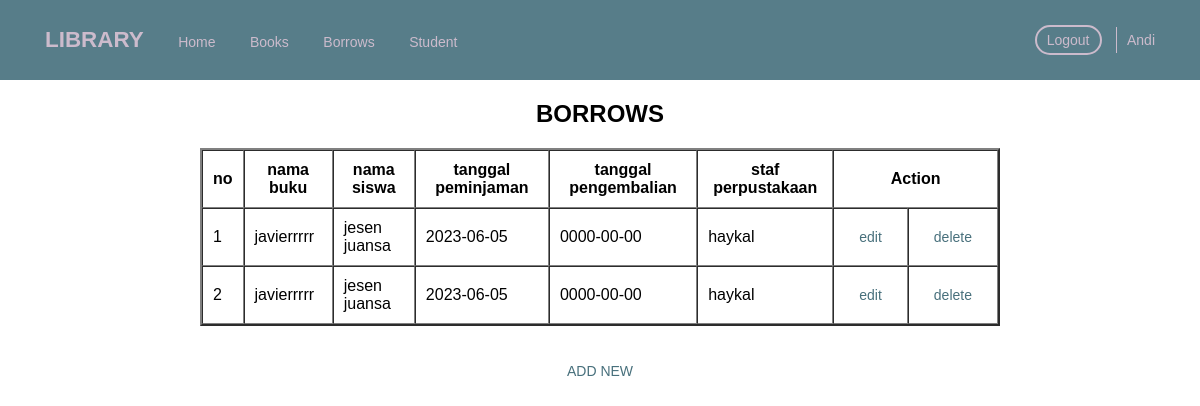
/index.php?page=BORROWS/index.php, run on the app's committed database.
### tables this page shows
CREATE TABLE `borrows` (
  `id` int(4) NOT NULL,
  `book_id` int(4) DEFAULT NULL,
  `nisn` varchar(100) DEFAULT NULL,
  `date` date DEFAULT NULL,
  `date_return` date DEFAULT NULL,
  `staff` varchar(100) DEFAULT NULL
);

CREATE TABLE `books` (
  `id` int(4) NOT NULL,
  `name` varchar(100) DEFAULT NULL,
  `category` varchar(20) DEFAULT NULL,
  `author` varchar(20) DEFAULT NULL,
  `publisher` varchar(25) DEFAULT NULL,
  `year` varchar(8) DEFAULT NULL
);

CREATE TABLE `student` (
  `id` int(8) NOT NULL,
  `full_name` varchar(30) DEFAULT NULL,
  `nisn` varchar(15) DEFAULT NULL,
  `competency` varchar(10) DEFAULT NULL,
  `class` varchar(10) DEFAULT NULL,
  `address` varchar(100) DEFAULT NULL
);

### BORROWS/index.php (the view, shortened to what this page needs)
<h1 align="center">BORROWS</h1>
<table border="2" cellspacing="0" cellpadding="10" align="center" width="800">
    <tr>
        <th>no</th>
        <th>nama buku</th>
        <th>nama siswa</th>
        <th>tanggal peminjaman</th>
        <th>tanggal pengembalian</th>
        <th>staf perpustakaan</th>
        <th colspan="2">Action</th>
    </tr>
    <?php
    $no=1;
    $result =$connection -> query("SELECT br.id,bk.name,st.full_name,br.date,br.date_return,br.staff FROM borrows br INNER JOIN student st ON st.id = br.nisn INNER JOIN books bk ON bk.id = br.book_id;");
    while( $row = $result->fetch_object() ) {
        ?>
     <tr>
        <td> <?php echo $no?></td>
        <td> <?php echo $row->name?></td>
        <td> <?php echo $row->full_name?></td>
        <td> <?php echo $row->date?></td>
        <td> <?php echo $row->date_return?></td>
        <td> <?php echo $row->staff?></td>
        <td><a href="index.php?page=borrows/edit.php&i=<?php echo $row->id?>">edit</a></td>
        <td><a href="index.php?page=borrows/delete.php&i=<?php echo $row->id?>">delete</a></td>
    </tr>
<?php
$no++;
}
?>
</table>
<br><br>
<center><a href="index.php?page=borrows/add.php">ADD NEW</a></center>

### nav.css (style rules this page uses)
body { background-color: #ffffff; font-family: Arial, Helvetica, sans-serif; margin: 0; }
a { text-decoration: none; color: #48707c; margin: 5px; padding: 5px 10px; font-size: 14px; }

### data on the page
borrows: book.name "javierrrrr", student.full_name "jesen juansa", date "2023-06-05", date_return "0000-00-00", staff "haykal"
borrows: book.name "javierrrrr", student.full_name "jesen juansa", date "2023-06-05", date_return "0000-00-00", staff "haykal"
